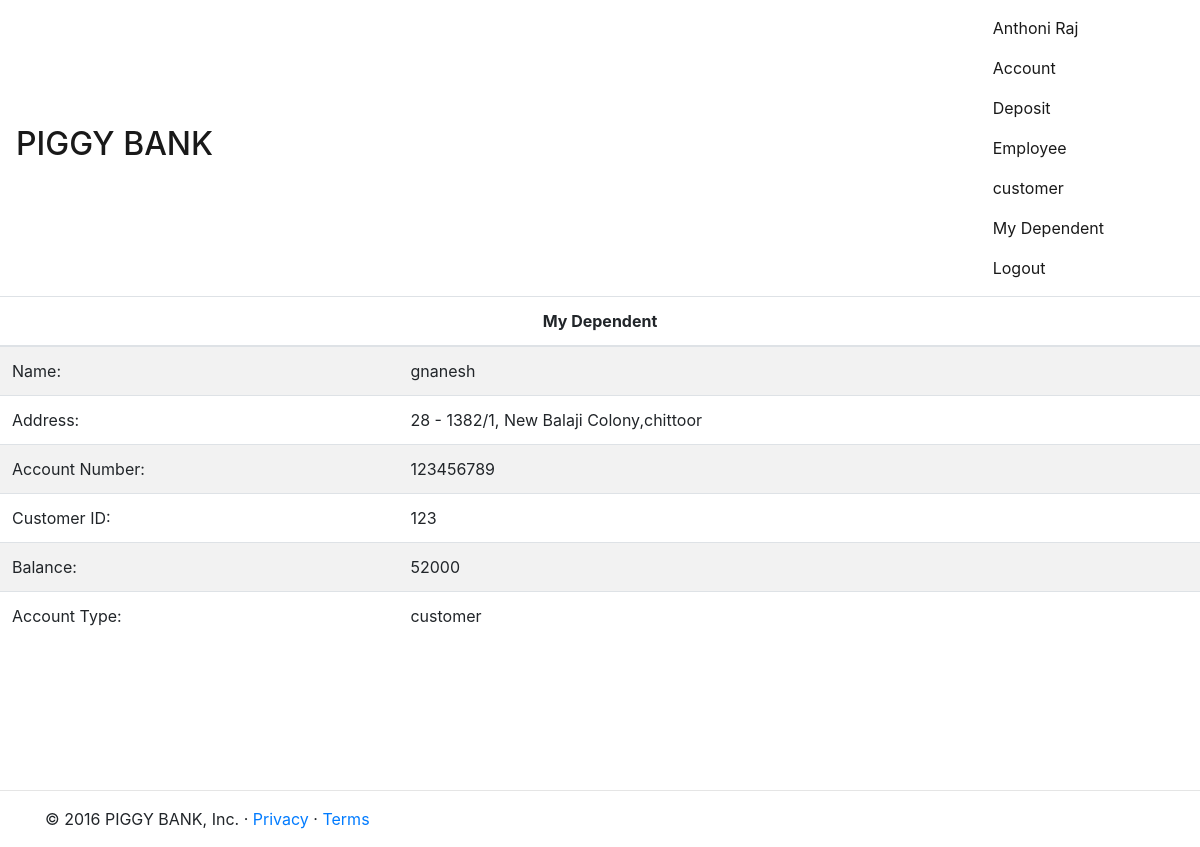
Before: /dependent.php (signed in) with the older database file.
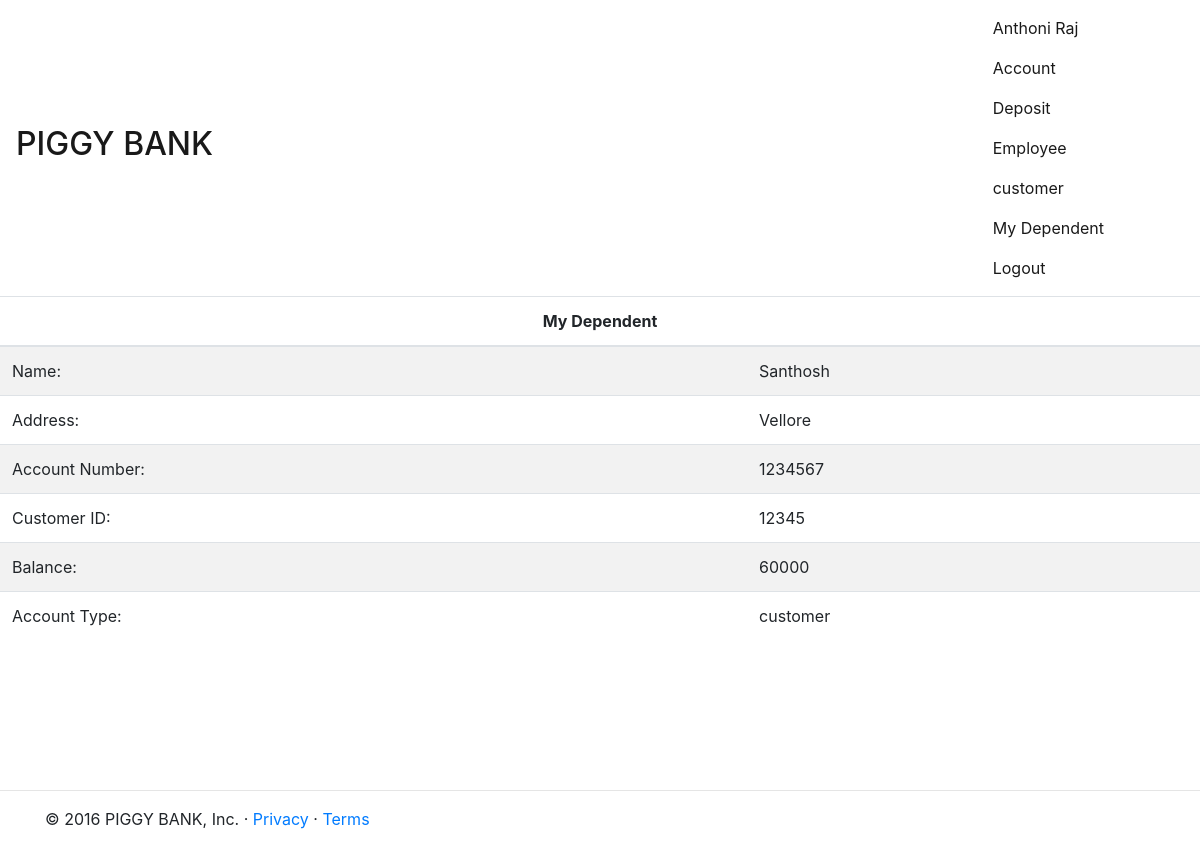
After: the same page with the newer database file.
### tables this page shows
CREATE TABLE `employee` (
  `employee_id` int(11) NOT NULL,
  `employee_name` varchar(40) NOT NULL,
  `telephone_number` int(11) DEFAULT NULL,
  `start_date` date DEFAULT NULL,
  `dependent_name` varchar(40) DEFAULT NULL,
  PRIMARY KEY (`employee_id`),
  UNIQUE KEY `telephone_number` (`telephone_number`)
);

CREATE TABLE `account` (
  `account_number` int(11) NOT NULL,
  `customer_id` int(11) DEFAULT NULL,
  `balance` int(11) NOT NULL,
  `account_type` varchar(30) DEFAULT NULL,
  PRIMARY KEY (`account_number`)
);

CREATE TABLE `customer` (
  `customer_id` int(11) NOT NULL,
  `customer_name` varchar(40) NOT NULL,
  `customer_address` varchar(60) DEFAULT NULL,
  `account_type` varchar(50) DEFAULT NULL,
  PRIMARY KEY (`customer_id`)
);

### dependent.php (the view, shortened to what this page needs)
<?php
require('usr_funcs.php');
require('config.php');
$user=generate_name();
do_header('Dependent');
do_menu($user);
try{
    if($_SESSION['user_type']=='employee'){
        $sql="select b.customer_name,b.customer_address,a.account_number,a.customer_id,a.balance,a.account_type from account as a,customer as b,employee as c where a.customer_id=b.customer_id and b.customer_name=c.dependent_name";
        if($result=$mysqli->query($sql)){
            if($result->num_rows>0){
                if($row=$result->fetch_array()){
                    ?>
  <table class='table table-striped'>
    <thead>
      <tr>
        <th colspan='2' class='table-inverse'>
          <center>My Dependent</center>
        </th>
      </tr>
    </thead>
    <tr>
      <td>Name: </td>
      <td>
        <?php echo $row[0]; ?>
      </td>
    </tr>
    <tr>
      <td>Address: </td>
      <td>
        <?php echo $row[1]; ?>
      </td>
    </tr>
    <tr>
      <td>Account Number: </td>
      <td>
        <?php echo $row[2]; ?>
      </td>
    </tr>
    <tr>
      <td>Customer ID: </td>
      <td>
        <?php echo $row[3]; ?>
      </td>
    </tr>
    <tr>
      <td>Balance: </td>
      <td>
        <?php echo $row[4]; ?>
      </td>
    </tr>
    <tr>
      <td>Account Type: </td>
      <td>
        <?php echo $row[5]; ?>
      </td>
    </tr>
  </table>
  <?php
                }else{
                    throw new Exception("Can't fetch Array");
                }
            }else{
                throw new Exception("Something Went Wrong");
            }
        }else{
            throw new Exception("Can't Run the Query");
        }
    }else{
        throw new Exception("Restricted Area");
    }
}catch(Exception $e){
    do_exp_conent($e->getMessage());
}
do_footer();
?>

### usr_funcs.php (shortened to what this page needs)
<?php
function do_header($title){
    ?>
  <!DOCTYPE html>
  <html>
  <head>
    <link rel="stylesheet" href="https://maxcdn.bootstrapcdn.com/bootstrap/4.0.0-alpha.5/css/bootstrap.min.css">
  </head>
  <body>
    <?php
}
    ?>
        <?php
function do_footer(){
    ?>
          <hr class='temp2'>
          <div class="container marketing">
            <footer>
              <p>&copy; 2016 PIGGY BANK, Inc. &middot; <a href="#">Privacy</a> &middot; <a href="#">Terms</a></p>
            </footer>
          </div>
  </body>
  </html>
  <?php
}
    ?>
    <?php
function do_menu($user){
    ?>
      <nav class="navbar navbar-light bg-faded">
        <div class="navbar-header"> <span class="sr-only">Toggle navigation</span> <span class="icon-bar"></span> <span class="icon-bar"></span> <span class="icon-bar"></span>
          <a class="navbar-brand" href="main.php">
            <h2>PIGGY BANK</h2> </a>
        </div>
        <div style="float:right;padding-right:80px;">
          <div class="nav navbar-nav"> <span class="nav-item nav-link active">
                            <?php echo ucfirst($user); ?>
                        </span> <a class="nav-item nav-link active" href="account.php">Account</a> <a class='nav-item nav-link active' href='deposit.php'>Deposit</a> <a class="nav-item nav-link active" href="employee.php">Employee</a>
            <?php
                        if($_SESSION['user_type']=='employee'){
                            ?> <a class="nav-item nav-link active" href="customer.php">customer</a> <a class='nav-item nav-link active' href='dependent.php'>My Dependent</a>
              <?php
                        }
                            ?><a class="nav-item nav-link active" href="transfer.php">Transfer</a><a class="nav-item nav-link active" href="loan.php">Loan</a>
            ?> <a class="nav-item nav-link active" href="logout.php">Logout</a> </div>
        </div>
      </nav>
      <?php
}
    ?>
        <?php
function generate_name(){
    global $mysqli;
    if($_SESSION['user_type']='employee'){
        $sql="select employee_name from employee where employee_id=".$_SESSION['valid_user'];
        if($result=$mysqli->query($sql)){
            if($row=$result->fetch_array()){
                return $row[0];
            }
        }
    }
}
                    ?>

### usr_funcs.php (style rules this page uses)
.temp1, .temp2 { margin-top: 150px; }

Changed rows visible on the page:
no longer on this page (row edited): account: customer.customer_name "gnanesh", customer.customer_address "28 - 1382/1, New Balaji Colony,chittoor", account_number "123456789", customer "123", balance "52000", account_type "customer"
added customer: customer_name "Santhosh", customer_address "Vellore"
added account: account_number "1234567", customer "12345", balance "60000", account_type "customer"
